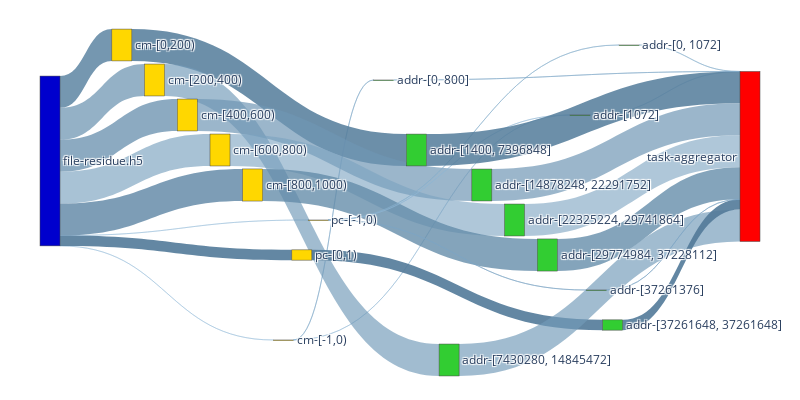

Notebook cell for this chart:
### Code cell
agg_r_nodes, agg_r_nodes_dict = get_nodes_for_sankey(G_AGG_R, rm_tags=['agg_r'])

print(nx.get_node_attributes(G_AGG_R,'pos'))
# print(node_ref2)

agg_r_links = get_links_for_sankey(G_AGG_R, agg_r_nodes_dict)
fig = go.Figure(go.Sankey(
            node = agg_r_nodes,
            link = agg_r_links, orientation='h'))

fig.update_layout(
    autosize=False,
    width=800,
    height=400,
    margin=dict(
        l=40,
        r=40,
        b=40,
        t=10,
        pad=2
    ),
)
fig.show()
fig.write_html(f"{IMAGE_PATH}/sankey-grouped-agg_r-vol-vfd-.html")

### Figure 1 — Plotly figure (JSON) as saved in the notebook; plotly's stock layout.template omitted (floating-point values rounded to 4 significant figures)
{"data": [{"link": {"color": ["rgba(146.07843137254903, 186.07843137254903, 216.07843137254903, 0.4294117647058824)", "rgba(91.1764705882353, 131.1764705882353, 161.1764705882353, 0.8411764705882353)", "rgba(106.86274509803923, 146.86274509803923, 176.86274509803923, 0.723529411764706)", "rgba(102.94117647058823, 142.94117647058823, 172.94117647058823, 0.7529411764705882)", "rgba(118.62745098039215, 158.62745098039215, 188.62745098039215, 0.6352941176470588)", "rgba(95.09803921568627, 135.09803921568627, 165.09803921568627, 0.8117647058823529)", "rgba(146.07843137254903, 186.07843137254903, 216.07843137254903, 0.4294117647058824)", "rgba(83.33333333333333, 123.33333333333333, 153.33333333333331, 0.9)", "rgba(130.39215686274508, 170.39215686274508, 200.39215686274508, 0.5470588235294118)", "rgba(142.15686274509804, 182.15686274509804, 212.15686274509804, 0.45882352941176474)", "rgba(87.25490196078431, 127.25490196078431, 157.2549019607843, 0.8705882352941177)", "rgba(114.70588235294117, 154.70588235294116, 184.70588235294116, 0.6647058823529413)", "rgba(110.7843137254902, 150.7843137254902, 180.7843137254902, 0.6941176470588235)", "rgba(122.54901960784314, 162.54901960784315, 192.54901960784315, 0.6058823529411765)", "rgba(99.01960784313727, 139.01960784313727, 169.01960784313727, 0.7823529411764706)", "rgba(134.31372549019608, 174.31372549019608, 204.31372549019608, 0.5176470588235295)", "rgba(142.15686274509804, 182.15686274509804, 212.15686274509804, 0.45882352941176474)", "rgba(126.47058823529412, 166.47058823529412, 196.47058823529412, 0.5764705882352942)", "rgba(83.33333333333333, 123.33333333333333, 153.33333333333331, 0.9)", "rgba(130.39215686274508, 170.39215686274508, 200.39215686274508, 0.5470588235294118)", "rgba(138.23529411764707, 178.23529411764707, 208.23529411764707, 0.4882352941176471)", "rgba(87.25490196078431, 127.25490196078431, 157.2549019607843, 0.8705882352941177)", "rgba(114.70588235294117, 154.70588235294116, 184.70588235294116, 0.6647058823529413)", "rgba(110.7843137254902, 150.7843137254902, 180.7843137254902, 0.6941176470588235)", "rgba(122.54901960784314, 162.54901960784315, 192.54901960784315, 0.6058823529411765)", "rgba(99.01960784313727, 139.01960784313727, 169.01960784313727, 0.7823529411764706)", "rgba(134.31372549019608, 174.31372549019608, 204.31372549019608, 0.5176470588235295)", "rgba(83.33333333333333, 123.33333333333333, 153.33333333333331, 0.9)", "rgba(126.47058823529412, 166.47058823529412, 196.47058823529412, 0.5764705882352942)"], "label": ["Access Volume : 0 <br />Access Count : 3 <br />Average Access Size : 0 <br />Operation : read<br />Bandwidth : 0", "Access Volume : 7.42 MB <br />Access Count : 200 <br />Average Access Size : 37.11 KB <br />Operation : read<br />Bandwidth : 11.12 MB/s", "Access Volume : 7.44 MB <br />Access Count : 200 <br />Average Access Size : 37.21 KB <br />Operation : read<br />Bandwidth : 10.68 MB/s", "Access Volume : 7.44 MB <br />Access Count : 200 <br />Average Access Size : 37.2 KB <br />Operation : read<br />Bandwidth : 10.69 MB/s", "Access Volume : 7.44 MB <br />Access Count : 200 <br />Average Access Size : 37.21 KB <br />Operation : read<br />Bandwidth : 10.43 MB/s", "Access Volume : 7.48 MB <br />Access Count : 201 <br />Average Access Size : 37.21 KB <br />Operation : read<br />Bandwidth : 10.78 MB/s", "Access Volume : 0 <br />Access Count : 3 <br />Average Access Size : 0 <br />Operation : read<br />Bandwidth : 0", "Access Volume : 2.4 MB <br />Access Count : 1 <br />Average Access Size : 2.4 MB <br />Operation : read<br />Bandwidth : 1.56 GB/s", "Access Volume : 2.18 KB <br />Access Count : 8 <br />Average Access Size : 273 B <br />Operation : read<br />Bandwidth : 46.58 KB/s", "Access Volume : 328 B <br />Access Count : 1 <br />Average Access Size : 328 B <br />Operation : read<br />Bandwidth : 93.56 B/s", "Access Volume : 7.43 MB <br />Access Count : 399 <br />Average Access Size : 18.62 KB <br />Operation : read<br />Bandwidth : 11.19 MB/s", "Access Volume : 7.45 MB <br />Access Count : 400 <br />Average Access Size : 18.62 KB <br />Operation : read<br />Bandwidth : 10.67 MB/s", "Access Volume : 7.45 MB <br />Access Count : 400 <br />Average Access Size : 18.62 KB <br />Operation : read<br />Bandwidth : 10.68 MB/s", "Access Volume : 7.45 MB <br />Access Count : 400 <br />Average Access Size : 18.62 KB <br />Operation : read<br />Bandwidth : 10.41 MB/s", "Access Volume : 7.49 MB <br />Access Count : 402 <br />Average Access Size : 18.62 KB <br />Operation : read<br />Bandwidth : 10.76 MB/s", "Access Volume : 1.57 KB <br />Access Count : 4 <br />Average Access Size : 392 B <br />Operation : read<br />Bandwidth : 32.85 KB/s", "Access Volume : 328 B <br />Access Count : 1 <br />Average Access Size : 328 B <br />Operation : read<br />Bandwidth : 93.56 B/s", "Access Volume : 512 B <br />Access Count : 1 <br />Average Access Size : 512 B <br />Operation : read<br />Bandwidth : 332.9 KB/s", "Access Volume : 2.4 MB <br />Access Count : 1 <br />Average Access Size : 2.4 MB <br />Operation : read<br />Bandwidth : 1.56 GB/s", "Access Volume : 2.18 KB <br />Access Count : 8 <br />Average Access Size : 273 B <br />Operation : read<br />Bandwidth : 46.58 KB/s", "Access Volume : 656 B <br />Access Count : 2 <br />Average Access Size : 328 B <br />Operation : read<br />Bandwidth : 187.13 B/s", "Access Volume : 7.43 MB <br />Access Count : 399 <br />Average Access Size : 18.62 KB <br />Operation : read<br />Bandwidth : 11.19 MB/s", "Access Volume : 7.45 MB <br />Access Count : 400 <br />Average Access Size : 18.62 KB <br />Operation : read<br />Bandwidth : 10.67 MB/s", "Access Volume : 7.45 MB <br />Access Count : 400 <br />Average Access Size : 18.62 KB <br />Operation : read<br />Bandwidth : 10.68 MB/s", "Access Volume : 7.45 MB <br />Access Count : 400 <br />Average Access Size : 18.62 KB <br />Operation : read<br />Bandwidth : 10.41 MB/s", "Access Volume : 7.49 MB <br />Access Count : 402 <br />Average Access Size : 18.62 KB <br />Operation : read<br />Bandwidth : 10.76 MB/s", "Access Volume : 1.57 KB <br />Access Count : 4 <br />Average Access Size : 392 B <br />Operation : read<br />Bandwidth : 32.85 KB/s", "Access Volume : 2.4 MB <br />Access Count : 1 <br />Average Access Size : 2.4 MB <br />Operation : read<br />Bandwidth : 1.56 GB/s", "Access Volume : 512 B <br />Access Count : 1 <br />Average Access Size : 512 B <br />Operation : read<br />Bandwidth : 332.9 KB/s"], "source": [0, 0, 0, 0, 0, 0, 0, 0, 1, 1, 2, 3, 4, 5, 6, 7, 7, 7, 8, 9, 10, 11, 12, 13, 14, 15, 16, 17, 18], "target": [1, 2, 3, 4, 5, 6, 7, 8, 9, 10, 11, 12, 13, 14, 15, 16, 10, 18, 17, 19, 19, 19, 19, 19, 19, 19, 19, 19, 19], "value": [1, 7422108, 7441148, 7440164, 7442936, 7479508, 1, 2400000, 2184, 328, 7428880, 7447968, 7446976, 7449760, 7486392, 1568, 328, 512, 2400000, 2184, 656, 7428880, 7447968, 7446976, 7449760, 7486392, 1568, 2400000, 512]}, "node": {"color": ["MediumBlue", "Gold", "Gold", "Gold", "Gold", "Gold", "Gold", "Gold", "Gold", "LimeGreen", "LimeGreen", "LimeGreen", "LimeGreen", "LimeGreen", "LimeGreen", "LimeGreen", "LimeGreen", "LimeGreen", "LimeGreen", "Red"], "label": ["file-residue.h5", "cm-[-1,0)", "cm-[0,200)", "cm-[200,400)", "cm-[400,600)", "cm-[600,800)", "cm-[800,1000)", "pc-[-1,0)", "pc-[0,1)", "addr-[0, 800]", "addr-[1072]", "addr-[1400, 7396848]", "addr-[7430280, 14845472]", "addr-[14878248, 22291752]", "addr-[22325224, 29741864]", "addr-[29774984, 37228112]", "addr-[0, 1072]", "addr-[37261648, 37261648]", "addr-[37261376]", "task-aggregator"], "x": [0, 0.3182, 0.1136, 0.1591, 0.2045, 0.25, 0.2955, 0.3864, 0.3636, 0.4773, 0.75, 0.5227, 0.5682, 0.6136, 0.6591, 0.7045, 0.8182, 0.7955, 0.7727, 1], "y": [0, 0, 0.1, 0.2, 0.3, 0.4, 0.5, 0.6, 0.7, 0.2, 0.3, 0.4, 1, 0.5, 0.6, 0.7, 0.1, 0.9, 0.8, 0]}, "orientation": "h", "type": "sankey"}], "layout": {"autosize": false, "height": 400, "margin": {"b": 40, "l": 40, "pad": 2, "r": 40, "t": 10}, "width": 800}}
